Frame 1 (no input): blank canvas, image omitted
Frame 60 (no input): blank canvas, image omitted
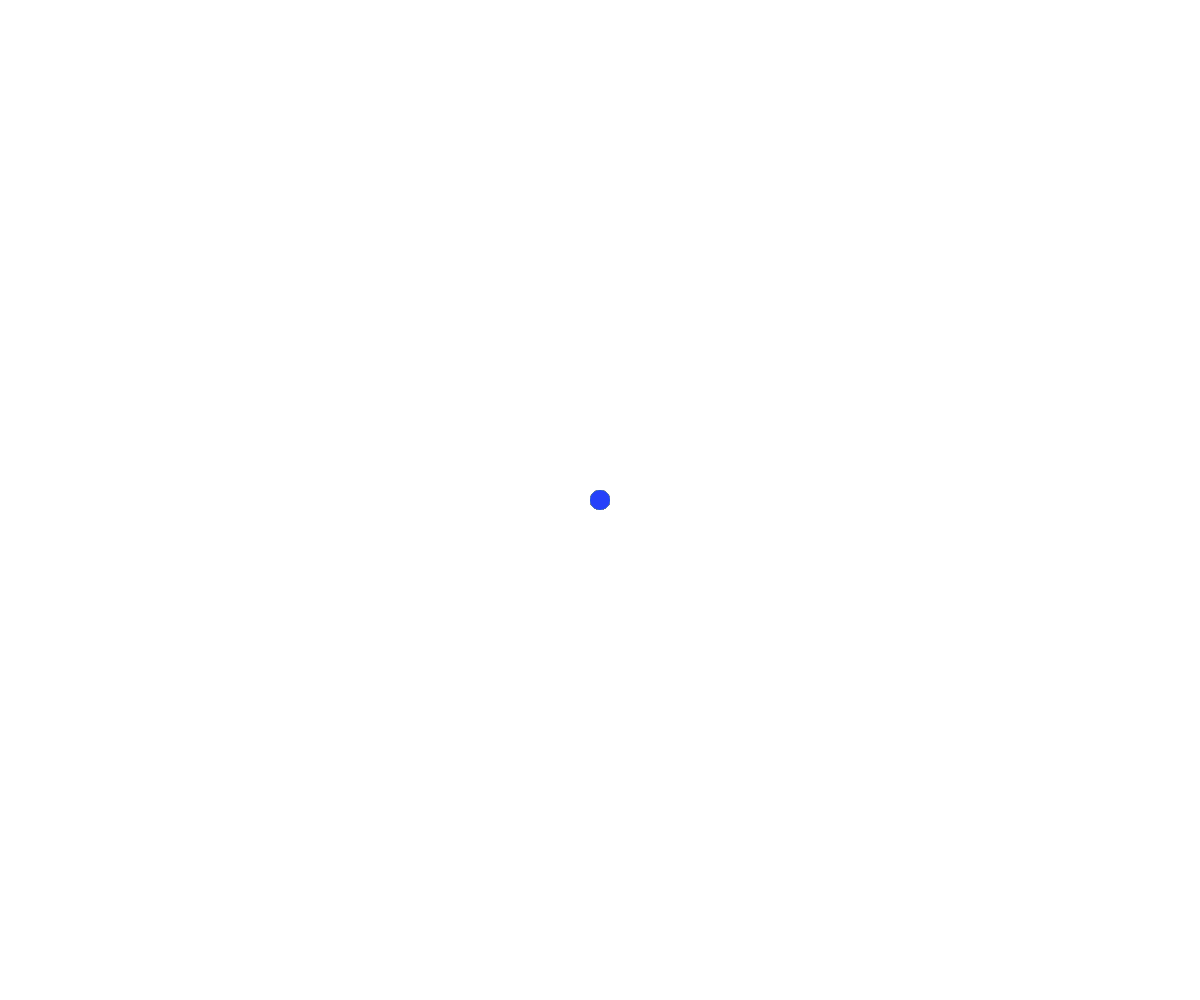
Frame 120 (the mouse pressed at the canvas centre since frame 60)

The p5.js sketch whose frames 1 and 60 were blank and that drew this single picture after the mouse press (run headless with seeded random() and noise() and a simulated clock; from frame 60 on, the mouse is pressed at the canvas centre):

// p5.js sketch
// ── sketch.js
//https://github.com/stavrosdidakis/DAT-GAD-405_2017
//https://p5js.org

//DAT405 / GAD405
//01_For-Loop

//Define the variable for the size


let size;
var r, g, b;

function setup() {
  createCanvas(windowWidth, windowHeight);
  frameRate(60);

}

function draw() {
  noStroke()

  r = random(255)
  g = random(255)
  b = random(255)

  fill(r, g, b);
  if (mouseIsPressed) {
    ellipse(mouseX, mouseY, 20, 20)
  }
}
